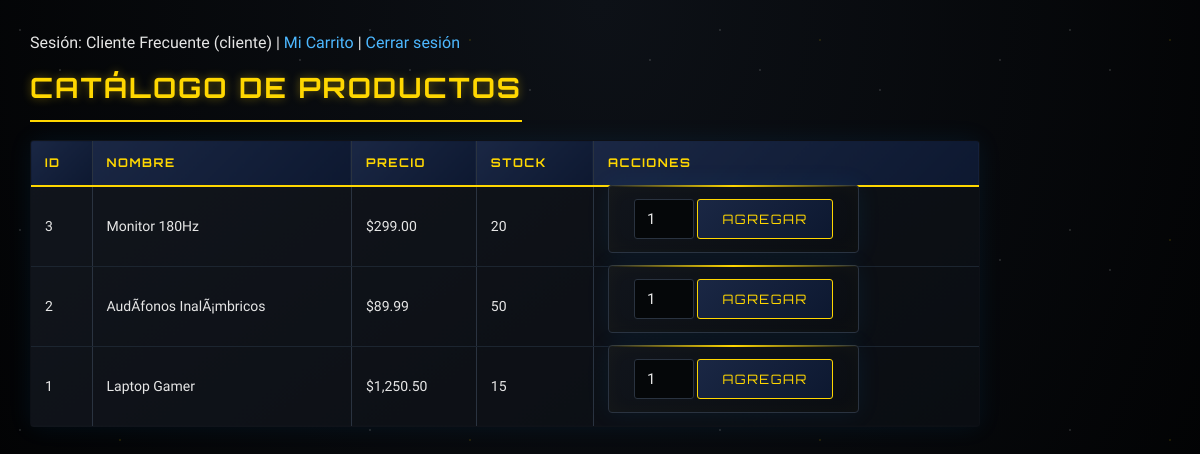
Page /app/productos.php (signed in) on the committed database.
### tables this page shows
CREATE TABLE `productos` (
  `id_producto` int NOT NULL AUTO_INCREMENT,
  `nombre` varchar(150) NOT NULL,
  `precio` decimal(10,2) NOT NULL,
  `stock` int NOT NULL DEFAULT '0',
  PRIMARY KEY (`id_producto`)
);

### app/productos.php (the view, shortened to what this page needs)
<?php
$rol = $_SESSION['rol'] ?? 'cliente';
$esGestion = in_array($rol, ['admin', 'gerente'], true);
$connRead = getConexion('lectura');
$productos = $connRead->query("SELECT id_producto, nombre, precio, stock FROM productos ORDER BY id_producto DESC");
?>
<!DOCTYPE html>
<html lang="es">
<head>
    <link rel="stylesheet" href="style.css">
</head>
<body>
    <p>
        Sesión: <?= htmlspecialchars($_SESSION['nombre'] ?? 'Usuario') ?> (<?= htmlspecialchars($rol) ?>)
        <?php if ($esGestion): ?>
            | <a href="reportes.php">Reportes de Compras</a>
        <?php else: ?>
            | <a href="carrito.php">Mi Carrito</a>
        <?php endif; ?>
        | <a href="logout.php">Cerrar sesión</a>
    </p>
    <h2><?= $esGestion ? 'Gestión de Productos (Inventario)' : 'Catálogo de Productos' ?></h2>
    <table border="1" cellpadding="6">
        <tr>
            <th>ID</th>
            <th>Nombre</th>
            <th>Precio</th>
            <th>Stock</th>
            <th>Acciones</th>
        </tr>
        <?php while ($row = $productos->fetch_assoc()): ?>
            <tr>
                <td><?= (int)$row['id_producto'] ?></td>
                <td><?= htmlspecialchars($row['nombre']) ?></td>
                <td>$<?= number_format((float)$row['precio'], 2) ?></td>
                <td><?= (int)$row['stock'] ?></td>
                <td>
                    <?php if ($esGestion): ?>
                        <a href="productos.php?edit=<?= (int)$row['id_producto'] ?>">Editar</a>
                        <form method="POST" action="productos.php?action=delete" style="display:inline;" onsubmit="return confirm('¿Eliminar este producto?');">
                            <input type="hidden" name="csrf_token" value="<?= htmlspecialchars(generateCsrfToken()) ?>">
                            <input type="hidden" name="id_producto" value="<?= (int)$row['id_producto'] ?>">
                            <input type="submit" value="Eliminar">
                        </form>
                    <?php else: ?>
                        <?php if ((int)$row['stock'] > 0): ?>
                            <form method="POST" action="carrito.php" style="display:inline;">
                                <input type="number" name="cantidad" value="1" min="1" max="<?= (int)$row['stock'] ?>" style="width: 60px;">
                                <input type="submit" value="Agregar">
                            </form>
                        <?php else: ?>
                            <span>Agotado</span>
                        <?php endif; ?>
                    <?php endif; ?>
                </td>
            </tr>
        <?php endwhile; ?>
    </table>
</body>
</html>

### app/style.css (style rules this page uses)
* { box-sizing: border-box; margin: 0; padding: 0; }
body { font-family: 'Rajdhani', sans-serif; background: radial-gradient(ellipse at top, #0d1117 0%, #000000 100%); color: #e6e6e6; padding: 30px; line-height: 1.6; min-height: 100vh; background-attachment: fixed; }
body::before { content: ""; position: fixed; top: 0; left: 0; right: 0; bottom: 0; background-image: radial-gradient(1px 1px at 20px 30px, #fff, transparent), radial-gradient(1px 1px at 60px 70px, #fff, transparent), radial-gradient(1px 1px at 120px 40px, #ffd700, transparent), radial-gradient(1px 1px at 180px 90px, #fff, transparent), radial-gradient(2px 2px at 250px 150px, #fff, transparent), radial-gradient(1px 1px at 300px 60px, #fff, transparent); background-size: 350px 200px; opacity: 0.4; pointer-events: none; z-index: -1; }
h2, h3 { font-family: 'Orbitron', sans-serif; color: #ffd700; text-transform: uppercase; letter-spacing: 2px; margin-bottom: 18px; text-shadow: 0 0 10px rgba(255, 215, 0, 0.4); }
h2 { font-size: 28px; border-bottom: 2px solid #ffd700; padding-bottom: 10px; display: inline-block; }
p { margin-bottom: 10px; }
form { background: linear-gradient(145deg, #11151c, #0a0d12); padding: 25px; border-radius: 4px; border: 1px solid #2a3340; box-shadow: 0 0 25px rgba(0, 150, 255, 0.08), inset 0 0 20px rgba(255, 215, 0, 0.03); max-width: 420px; margin-bottom: 25px; position: relative; }
form::before { content: ""; position: absolute; top: -1px; left: -1px; right: -1px; height: 2px; background: linear-gradient(90deg, transparent, #ffd700, transparent); }
input[type="text"], input[type="email"], input[type="password"], input[type="number"], select { width: 100%; padding: 10px 12px; margin-bottom: 15px; background: #050709; border: 1px solid #2a3340; border-radius: 3px; color: #e6e6e6; font-family: 'Rajdhani', sans-serif; font-size: 15px; transition: all 0.2s ease; }
input[type="submit"] { background: linear-gradient(135deg, #1a2744, #0d1830); color: #ffd700; border: 1px solid #ffd700; padding: 11px 24px; border-radius: 3px; cursor: pointer; font-family: 'Orbitron', sans-serif; font-size: 13px; text-transform: uppercase; letter-spacing: 1.5px; transition: all 0.25s ease; }
table { width: 100%; max-width: 950px; border-collapse: collapse; background: linear-gradient(145deg, #11151c, #0a0d12); border-radius: 4px; overflow: hidden; border: 1px solid #2a3340; box-shadow: 0 0 25px rgba(0, 150, 255, 0.08); }
th, td { padding: 12px 14px; text-align: left; border-bottom: 1px solid #1c2530; font-size: 14px; }
th { background: linear-gradient(135deg, #1a2744, #0d1830); color: #ffd700; font-family: 'Orbitron', sans-serif; text-transform: uppercase; font-size: 12px; letter-spacing: 1.5px; border-bottom: 2px solid #ffd700; }
a { color: #4db8ff; text-decoration: none; transition: color 0.2s ease; }

### rows in the picture
productos: id_producto "3", nombre "Monitor 180Hz", precio "299.00", stock "20"
productos: id_producto "2", nombre "AudÃ­fonos InalÃ¡mbricos", precio "89.99", stock "50"
productos: id_producto "1", nombre "Laptop Gamer", precio "1,250.50", stock "15"

### other values in the picture
$_SESSION['nombre'] "Cliente Frecuente"
$rol "cliente"
